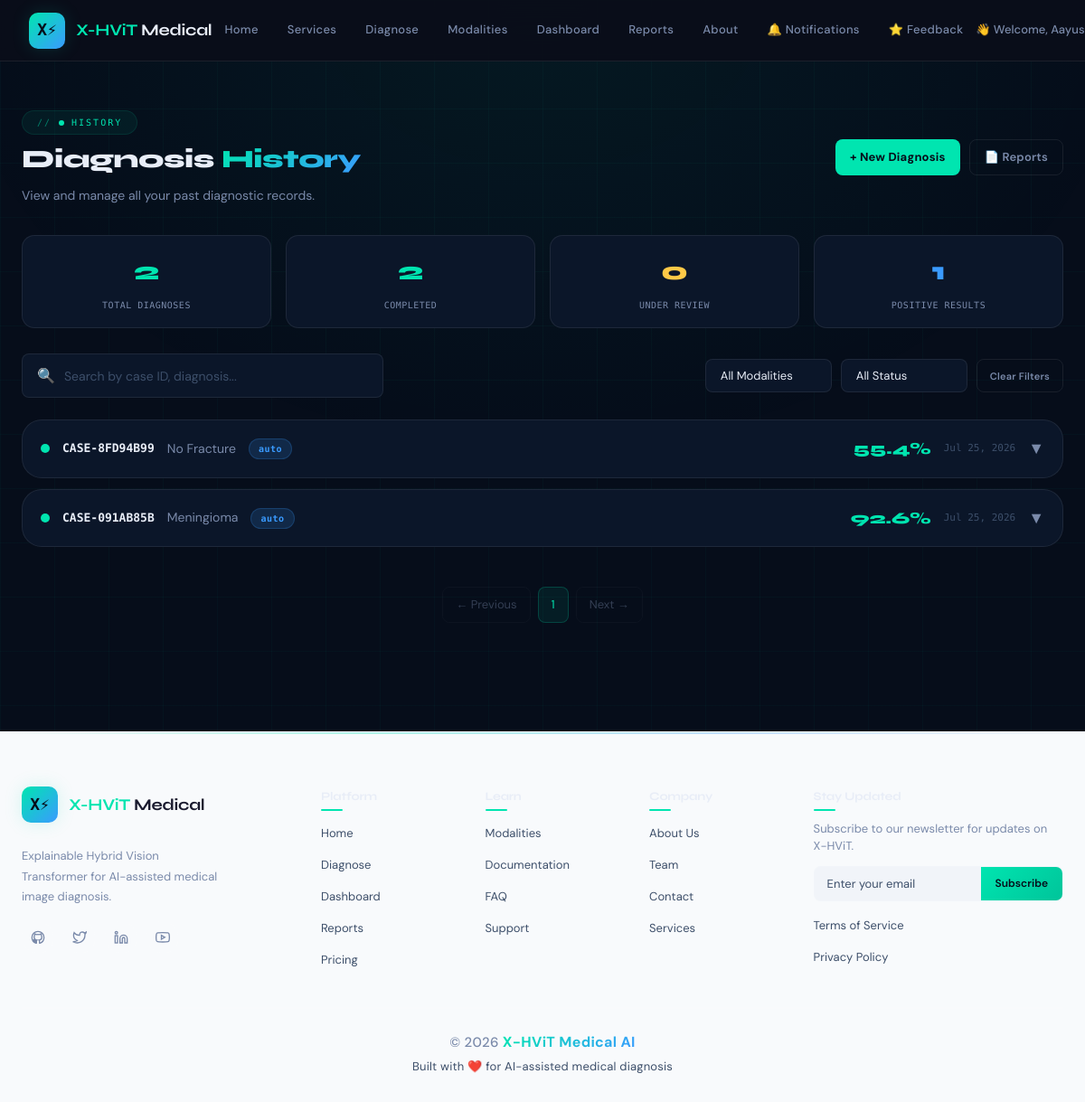
Page /history/ (signed in) on the committed database.
### Diagnosis/models.py (models this page shows, shortened)
class DiagnosisRecord(models.Model):
    MODALITY_CHOICES = [
        ('MRI', 'MRI'),
        ('CT', 'CT'),
        ('X-ray', 'X-ray'),
        ('Micro', 'Micro'),
        ('auto', 'Auto'),
    ]
    STATUS_CHOICES = [
        ('Completed', 'Completed'),
        ('Review', 'Review'),
        ('Processing', 'Processing'),
        ('Failed', 'Failed'),
    ]
    XAI_MODE_CHOICES = [
        ('both', 'Grad-CAM + Attention'),
        ('gradcam', 'Grad-CAM Only'),
        ('attention', 'Attention Only'),
    ]
    user = models.ForeignKey(
        User,
        on_delete=models.CASCADE,
        related_name='diagnosis_records'
    )
    case_id = models.CharField(max_length=50, unique=True, blank=True)
    modality = models.CharField(max_length=20, choices=MODALITY_CHOICES, blank=True, null=True)
    disease_category = models.CharField(max_length=50, blank=True, null=True)
    xai_mode = models.CharField(max_length=20, choices=XAI_MODE_CHOICES, default='both')
    diagnosis = models.CharField(max_length=200)
    confidence = models.FloatField(default=0.0)
    probabilities = models.JSONField(default=list, blank=True, null=True)
    is_positive = models.BooleanField(default=False)
    status = models.CharField(max_length=20, choices=STATUS_CHOICES, default='Completed')
    report_generated = models.BooleanField(default=False)
    description = models.TextField(blank=True, null=True)
    image_path = models.CharField(max_length=255, blank=True, null=True)
    gradcam_path = models.TextField(blank=True, null=True)  # Was CharField(max_length=255)
    attention_path = models.TextField(blank=True, null=True)  # Was CharField(max_length=255)
    report_path = models.CharField(max_length=255, blank=True, null=True)
    inference_time = models.CharField(max_length=50, blank=True, null=True)
    download_count = models.IntegerField(default=0)
    created_at = models.DateTimeField(auto_now_add=True)
    updated_at = models.DateTimeField(auto_now=True)
    class Meta:
        ordering = ['-created_at']
        verbose_name = 'Diagnosis Record'
        verbose_name_plural = 'Diagnosis Records'

### Diagnosis/views.py (the view, shortened to what this page needs)
    def wrapper(request, *args, **kwargs):
        return view_func(request, *args, **kwargs)

### Diagnosis/views.py (called while the page is built, shortened)
def login_required_message(view_func):
    def wrapper(request, *args, **kwargs):
        return view_func(request, *args, **kwargs)
    return wrapper

def get_user_profile(user):
    try:
        return user.profile
    except UserProfile.DoesNotExist:
        return UserProfile.objects.create(user=user)

### templates/Diagnosis/history.html (shortened to what this page needs)
{% load static %}
<!DOCTYPE html>
<html lang="en">
<head>
    <link rel="stylesheet" href="{% static 'css/shared.css' %}"/>
</head>
<body>
    <div class="grid-bg"></div>
    {% include 'includes/nav.html' %}
    <div class="history-page">
        <div class="container">
            <div class="page-header reveal">
                <div class="header-left">
                    <div class="section-tag">
                        <span class="pulse-dot"></span>
                        History
                    </div>
                    <h1>Diagnosis <span class="gradient-text">History</span></h1>
                    <p>View and manage all your past diagnostic records.</p>
                </div>
                <div class="header-actions">
                    <a href="{% url 'Diagnosis:diagnose' %}" class="btn btn-primary">+ New Diagnosis</a>
                    <a href="{% url 'Diagnosis:reports' %}" class="btn btn-ghost">📄 Reports</a>
                </div>
            </div>
            <div class="history-stats reveal reveal-delay-1">
                <div class="history-stat">
                    <div class="stat-number">{{ total_records|default:0 }}</div>
                    <div class="stat-label">Total Diagnoses</div>
                </div>
                <div class="history-stat">
                    <div class="stat-number" style="color:var(--teal);">{{ completed_count|default:0 }}</div>
                    <div class="stat-label">Completed</div>
                </div>
                <div class="history-stat">
                    <div class="stat-number" style="color:var(--yellow);">{{ review_count|default:0 }}</div>
                    <div class="stat-label">Under Review</div>
                </div>
                <div class="history-stat">
                    <div class="stat-number" style="color:var(--blue);">{{ positive_count|default:0 }}</div>
                    <div class="stat-label">Positive Results</div>
                </div>
            </div>
            <div class="history-toolbar reveal reveal-delay-2">
                <div class="search-bar">
                    <span class="search-icon">🔍</span>
                    <input type="text" id="searchHistory" placeholder="Search by case ID, diagnosis..." oninput="filterHistory()"/>
                </div>
                <div style="display:flex;gap:10px;flex-wrap:wrap;">
                    <select class="filter-select" id="filterModality" onchange="filterHistory()">
                        <option value="">All Modalities</option>
                    </select>
                    <select class="filter-select" id="filterStatus" onchange="filterHistory()">
                        <option value="">All Status</option>
                    </select>
                    <button class="btn btn-ghost btn-sm" onclick="clearFilters()">Clear Filters</button>
                </div>
            </div>
            <div class="history-grid" id="historyGrid">
                {% if records %}
                    {% for record in records %}
                    <div class="history-item"
                         data-case="{{ record.case_id }}"
                         data-diagnosis="{{ record.diagnosis }}"
                         data-modality="{{ record.modality }}"
                         data-status="{{ record.status }}"
                         data-id="{{ record.id }}">
                        <div class="hi-header" onclick="toggleHistory(this)">
                            <div class="hi-left">
                                <span class="hi-status {{ record.status|lower }}"></span>
                                <span class="hi-case">{{ record.case_id }}</span>
                                <span class="hi-diagnosis">{{ record.diagnosis|default:"Unknown" }}</span>
                                <span class="badge badge-blue">{{ record.modality|default:"Unknown" }}</span>
                            </div>
                            <div class="hi-right">
                                <span class="hi-confidence">{{ record.confidence|floatformat:1 }}%</span>
                                <span class="hi-date">{{ record.created_at|date:"M d, Y" }}</span>
                                <span class="hi-toggle">▼</span>
                            </div>
                        </div>
                    </div>
                    {% endfor %}
                    <div class="pagination">
                        {% if records.has_previous %}
                            <a href="?page={{ records.previous_page_number }}" class="page-btn">← Previous</a>
                        {% else %}
                            <span class="page-btn disabled">← Previous</span>
                        {% endif %}
                        {% for num in records.paginator.page_range %}
                            {% if records.number == num %}
                                <span class="page-btn active">{{ num }}</span>
                            {% else %}
                                <a href="?page={{ num }}" class="page-btn">{{ num }}</a>
                            {% endif %}
                        {% endfor %}
                        {% if records.has_next %}
                            <a href="?page={{ records.next_page_number }}" class="page-btn">Next →</a>
                        {% else %}
                            <span class="page-btn disabled">Next →</span>
                        {% endif %}
                    </div>
                {% endif %}
            </div>
        </div>
    </div>
    {% include 'includes/footer.html' %}
</body>
</html>

### templates/includes/nav.html (shortened to what this page needs)
{% load static %}
<nav>
  <div class="nav-logo">
    <a href="{% url 'Diagnosis:index' %}" style="display:flex;align-items:center;gap:12px;text-decoration:none;">
      <div class="logo-icon">X⚡</div>
      <div class="logo-text"><span>X-HViT</span> Medical</div>
    </a>
  </div>
  <ul class="nav-links" id="navLinks">
    <li><a href="{% url 'Diagnosis:index' %}" {% if request.resolver_match.url_name == 'index' %}class="active"{% endif %}>Home</a></li>
    <li><a href="{% url 'Diagnosis:services' %}" {% if request.resolver_match.url_name == 'services' %}class="active"{% endif %}>Services</a></li>
    <li><a href="{% url 'Diagnosis:diagnose' %}" {% if request.resolver_match.url_name == 'diagnose' %}class="active"{% endif %}>Diagnose</a></li>
    <li><a href="{% url 'Diagnosis:modalities' %}" {% if request.resolver_match.url_name == 'modalities' %}class="active"{% endif %}>Modalities</a></li>
    {% if user.is_authenticated %}
      <li><a href="{% url 'Diagnosis:dashboard' %}" {% if request.resolver_match.url_name == 'dashboard' %}class="active"{% endif %}>Dashboard</a></li>
      <li><a href="{% url 'Diagnosis:reports' %}" {% if request.resolver_match.url_name == 'reports' %}class="active"{% endif %}>Reports</a></li>
    {% endif %}
    <li><a href="{% url 'Diagnosis:about' %}" {% if request.resolver_match.url_name == 'about' %}class="active"{% endif %}>About</a></li>
    {% if user.is_authenticated %}
      <li><a href="{% url 'Diagnosis:notifications' %}" class="notif-link" {% if request.resolver_match.url_name == 'notifications' %}class="active"{% endif %}>
        🔔 Notifications
      </a></li>
      <li><a href="{% url 'Diagnosis:feedback' %}" {% if request.resolver_match.url_name == 'feedback' %}class="active"{% endif %}>⭐ Feedback</a></li>
    {% endif %}
  </ul>
  <div class="nav-cta" id="navCta">
    {% if user.is_authenticated %}
      <span class="user-greeting">
        👋 Welcome, {{ user.first_name|default:user.username }}
      </span>
    {% else %}
      <a href="{% url 'Diagnosis:login' %}" class="btn btn-ghost">Login</a>
      <a href="{% url 'Diagnosis:register' %}" class="btn btn-primary">Get Started</a>
    {% endif %}
  </div>
</nav>

### static/css/shared.css (style rules this page uses)
:root { --bg: #060d1a; --bg2: #0b1629; --bg3: #101f3a; --surface: rgba(255,255,255,0.04); --border: rgba(255,255,255,0.08); --teal: #00e5b0; --teal-dim: #00c49a; --blue: #3a9bff; --violet: #7c6aff; --text: #e8edf7; --text-muted:#7a8aaa; --text-dim: #3d4f6a; --red: #ff5575; --yellow: #ffc947; --font-head: 'Syne', sans-serif; --font-body: 'DM Sans', sans-serif; --font-mono: 'DM Mono', monospace; --r-sm: 8px; --r-md: 14px; --r-lg: 22px; }
*, *::before, *::after { box-sizing: border-box; margin: 0; padding: 0; }
html { scroll-behavior: smooth; }
body { background: var(--bg); color: var(--text); font-family: var(--font-body); font-size: 16px; line-height: 1.7; overflow-x: hidden; }
a { color: inherit; text-decoration: none; }
.grid-bg { position: fixed; inset: 0; z-index: 0; pointer-events: none; background-image: linear-gradient(rgba(0,229,176,0.03) 1px,transparent 1px), linear-gradient(90deg,rgba(0,229,176,0.03) 1px,transparent 1px); background-size: 60px 60px; }
.grid-bg::after { content:''; position:absolute; inset:0; background:radial-gradient(ellipse 80% 60% at 50% 0%,rgba(0,229,176,0.06) 0%,transparent 70%); }
nav { position: fixed; top:0; left:0; right:0; z-index:100; display: flex; align-items: center; justify-content: space-between; padding: 0 48px; height: 68px; background: rgba(6,13,26,0.92); backdrop-filter: blur(24px); border-bottom: 1px solid var(--border); transition: box-shadow 0.3s; }
.nav-logo { display:flex; align-items:center; gap:12px; }
.logo-icon { width:36px; height:36px; border-radius:10px; background:linear-gradient(135deg,var(--teal),var(--blue)); display:flex; align-items:center; justify-content:center; font-family:var(--font-mono); font-size:13px; color:var(--bg); }
.logo-text { font-family:var(--font-head); font-size:17px; font-weight:700; letter-spacing:-0.3px; }
.logo-text span { color:var(--teal); }
.nav-links { display:flex; align-items:center; gap:28px; list-style:none; }
.nav-links a { font-size:13px; color:var(--text-muted); letter-spacing:0.3px; transition:color 0.2s; position:relative; padding-bottom:2px; }
.nav-links a::after { content:''; position:absolute; bottom:-2px; left:0; right:0; height:1px; background:var(--teal); transform:scaleX(0); transition:transform 0.2s; transform-origin:left; }
.nav-cta { display:flex; align-items:center; gap:10px; }
.btn { display:inline-flex; align-items:center; gap:8px; padding:9px 20px; border-radius:var(--r-sm); font-family:var(--font-body); font-size:13.5px; font-weight:500; cursor:pointer; border:none; transition:all 0.2s; letter-spacing:0.2px; }
.btn-ghost { background:transparent; color:var(--text-muted); border:1px solid var(--border); }
.btn-primary { background:var(--teal); color:var(--bg); font-weight:600; }
.btn-sm { padding:7px 14px; font-size:12px; }
.container { max-width:1180px; margin:0 auto; padding:0 32px; }
.section-tag { display:inline-flex; align-items:center; gap:8px; font-family:var(--font-mono); font-size:11px; color:var(--teal); letter-spacing:1.5px; text-transform:uppercase; margin-bottom:14px; }
.section-tag::before { content:'//'; opacity:0.5; }
.badge { display:inline-flex; align-items:center; gap:5px; padding:3px 10px; border-radius:100px; font-family:var(--font-mono); font-size:10px; letter-spacing:0.5px; }
.badge-blue { background:rgba(58,155,255,0.08); color:var(--blue); border:1px solid rgba(58,155,255,0.2); }
.reveal { opacity:0; transform:translateY(28px); transition:opacity 0.65s ease,transform 0.65s ease; }
.reveal.visible { opacity:1; transform:translateY(0); }
.mobile-menu a { color:var(--text-muted); font-size:15px; padding:10px 0; border-bottom:1px solid var(--border); display:block; }

### templates/includes/footer.html (style rules this page uses)
.logo-icon { width: 40px; height: 40px; background: linear-gradient(135deg, var(--teal), var(--blue)); border-radius: 10px; display: flex; align-items: center; justify-content: center; font-size: 18px; font-weight: 700; color: var(--bg); }
.logo-text { font-family: var(--font-head); font-size: 18px; font-weight: 700; color: var(--text); }

### rows in the picture
DiagnosisRecord: case_id "CASE-8FD94B99", diagnosis "No Fracture", modality "auto", confidence "55.4", created_at "Jul 25, 2026"
DiagnosisRecord: case_id "CASE-091AB85B", diagnosis "Meningioma", modality "auto", confidence "92.6", created_at "Jul 25, 2026"

### other values in the picture
{{ total_records|default:0 }} "2"
{{ completed_count|default:0 }} "2"
{{ review_count|default:0 }} "0"
{{ positive_count|default:0 }} "1"
{{ num }} "1"
